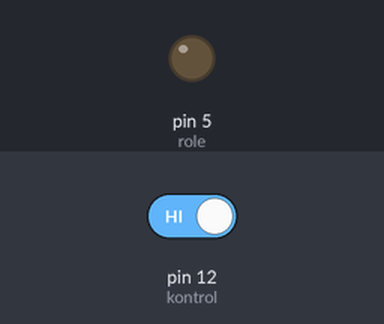
Recording of a sketch running on a simulated Arduino Uno, built with avr-gcc and run on an emulated ATmega328P. On the bench: output pins drawn as LEDs (lit = HIGH). Inputs (shaded band) come from the test bench; at power-on: pin 12 (kontrol) HIGH.

Above: at 1.2 s.
1.3 s: pin 12 (kontrol) driven LOW
At 2.6 s:
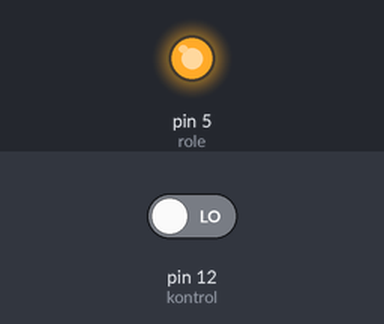
2.9 s: pin 12 (kontrol) driven HIGH
At 4.0 s:
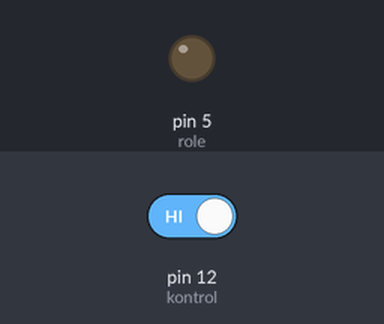
Timing chart, 0 to 5.9 s (numbered marks = the images above; inputs shaded):
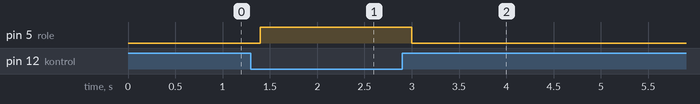

The sketch:

role.ino
```cpp
int role = 5;
int kontrol = 12;

void setup()
{

	pinMode(role, OUTPUT);
	pinMode(kontrol, INPUT);


}

void loop()
{

	if (digitalRead(kontrol)==LOW)
	{
		digitalWrite(role, HIGH);
	}
	else
	{
		digitalWrite(role, LOW);
	}

	delay(200);

}
```

Measured:
- after the input at 1.3 s, pin 5 (role): LOW → HIGH after 0.10 s
- after the input at 2.9 s, pin 5 (role): HIGH → LOW after 0.10 s
